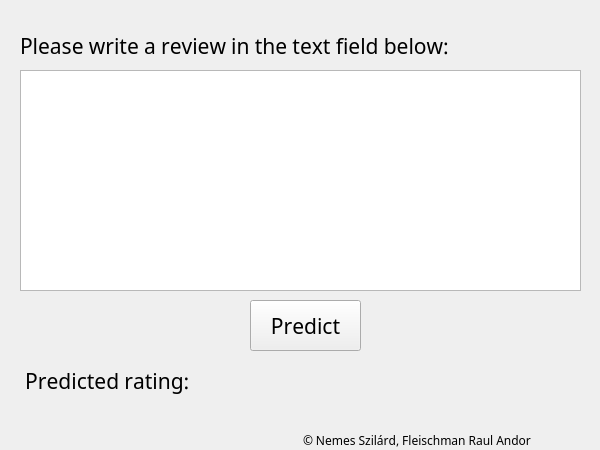
<?xml version="1.0" encoding="UTF-8"?>
<ui version="4.0">
 <class>MainWindow</class>
 <widget class="QMainWindow" name="MainWindow">
  <property name="enabled">
   <bool>true</bool>
  </property>
  <property name="geometry">
   <rect>
    <x>0</x>
    <y>0</y>
    <width>600</width>
    <height>450</height>
   </rect>
  </property>
  <property name="sizePolicy">
   <sizepolicy hsizetype="Fixed" vsizetype="Fixed">
    <horstretch>0</horstretch>
    <verstretch>0</verstretch>
   </sizepolicy>
  </property>
  <property name="minimumSize">
   <size>
    <width>600</width>
    <height>450</height>
   </size>
  </property>
  <property name="maximumSize">
   <size>
    <width>600</width>
    <height>450</height>
   </size>
  </property>
  <property name="font">
   <font>
    <family>Noto Sans Adlam</family>
    <kerning>false</kerning>
   </font>
  </property>
  <property name="windowTitle">
   <string>Reviewer</string>
  </property>
  <property name="toolButtonStyle">
   <enum>Qt::ToolButtonTextBesideIcon</enum>
  </property>
  <property name="tabShape">
   <enum>QTabWidget::Rounded</enum>
  </property>
  <widget class="QWidget" name="centralwidget">
   <widget class="QWidget" name="horizontalLayoutWidget">
    <property name="geometry">
     <rect>
      <x>20</x>
      <y>360</y>
      <width>401</width>
      <height>41</height>
     </rect>
    </property>
    <layout class="QHBoxLayout" name="horizontalLayout">
     <item>
      <widget class="QLabel" name="label">
       <property name="font">
        <font>
         <pointsize>16</pointsize>
         <italic>false</italic>
        </font>
       </property>
       <property name="text">
        <string> Predicted rating: </string>
       </property>
      </widget>
     </item>
     <item>
      <widget class="QLabel" name="reviewLabel">
       <property name="font">
        <font>
         <pointsize>20</pointsize>
         <italic>true</italic>
        </font>
       </property>
       <property name="text">
        <string/>
       </property>
       <property name="textFormat">
        <enum>Qt::RichText</enum>
       </property>
      </widget>
     </item>
    </layout>
   </widget>
   <widget class="QPushButton" name="predictButton">
    <property name="geometry">
     <rect>
      <x>250</x>
      <y>300</y>
      <width>111</width>
      <height>51</height>
     </rect>
    </property>
    <property name="font">
     <font>
      <pointsize>16</pointsize>
      <italic>false</italic>
     </font>
    </property>
    <property name="text">
     <string>Predict</string>
    </property>
    <property name="default">
     <bool>false</bool>
    </property>
    <property name="flat">
     <bool>false</bool>
    </property>
   </widget>
   <widget class="QTextEdit" name="reviewText">
    <property name="geometry">
     <rect>
      <x>20</x>
      <y>70</y>
      <width>561</width>
      <height>221</height>
     </rect>
    </property>
    <property name="font">
     <font>
      <pointsize>14</pointsize>
     </font>
    </property>
   </widget>
   <widget class="QLabel" name="label_2">
    <property name="geometry">
     <rect>
      <x>20</x>
      <y>20</y>
      <width>521</width>
      <height>51</height>
     </rect>
    </property>
    <property name="font">
     <font>
      <pointsize>16</pointsize>
     </font>
    </property>
    <property name="text">
     <string>Please write a review in the text field below:</string>
    </property>
   </widget>
   <widget class="QLabel" name="label_3">
    <property name="geometry">
     <rect>
      <x>300</x>
      <y>430</y>
      <width>281</width>
      <height>21</height>
     </rect>
    </property>
    <property name="text">
     <string> © Nemes Szilárd, Fleischman Raul Andor</string>
    </property>
   </widget>
  </widget>
 </widget>
 <resources/>
 <connections/>
</ui>
